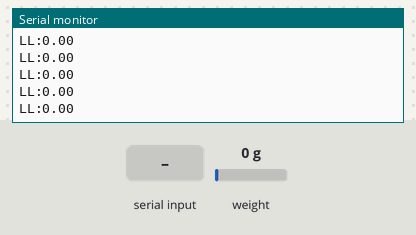
Simulated run of this sketch. Board: Arduino Nano, built with avr-gcc and run on an emulated ATmega328P. Shown: the last lines printed to the serial monitor. The test bench sets the inputs (shaded band); at power-on: weight on the scale 0 g.

Above: at 4.0 s.
4.1 s: "T\n" received over Serial
7.1 s: byte 83 ('S') received over Serial
At 7.12 s:
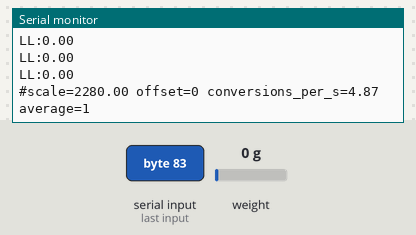
8.6 s: weight on the scale set to 100 g
At 8.63 s:
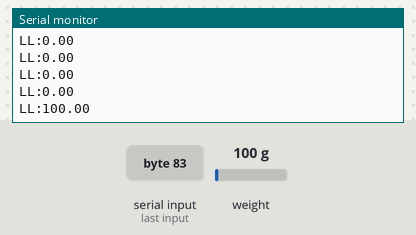
10.1 s: "S\n" received over Serial
At 10.14 s:
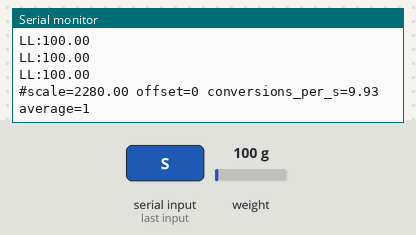
11.6 s: weight on the scale set to 1250 g
At 11.65 s:
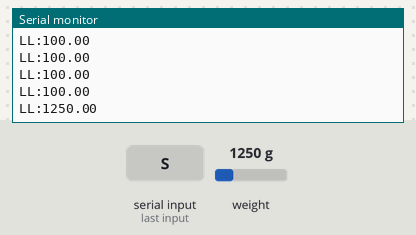
Timing chart, 0 to 14.1 s (numbered marks = the images above; inputs shaded):
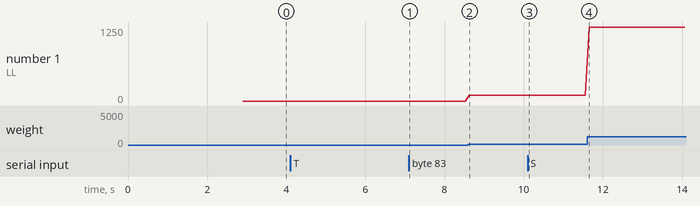

Measured:
- after the input at 7.1 s, the serial monitor: prints a new line at once (image 1)
- after the input at 8.6 s, the serial monitor: prints a new line at once (image 2)
- after the input at 10.1 s, the serial monitor: prints a new line at once (image 3)
- after the input at 11.6 s, the serial monitor: prints a new line after 0.05 s (image 4)
- plotted number 1: 0 → 100 after the input at 8.6 s, 100 → 1250 after the input at 11.6 s

The sketch:

SC182029-FISTS-V1R0.ino
```cpp
/* ================================================================

   Proyecto: Modulo de empuñadura en andador para UMA

   Placa de desarrollo:
            Arduino Nano ATMega328 TQFP
   Función: Mide el peso ejercido sobre la empuñadura del andador
            y recibe/envía los datos a través del USB

   Versión inicial:
      Autor: Justo Barroso Fontalba
      Fecha: 14/03/2019
   Versión actual:
      Autor: Manuel Fernández Carmona
      Fecha: 17/11/2021

   Cambios (2026-10, sin probar en la placa: compilar y comprobar con `ros2 topic hz`, ver ../README.md):
      - Se quita el power_down()/power_up() del HX711 en cada lectura. Tras despertar, el HX711
        tarda ~400 ms en dar un dato estable (10 SPS), de ahí los ~2.4 Hz que se medían en las
        manetas. Ahora se envía una línea por cada conversión del HX711 (10 Hz con el pin RATE a
        masa, 80 Hz con RATE a VCC), sin bloquear el bucle esperando al dato.
      - AVERAGE_SAMPLES: promedia varias conversiones por línea (por defecto 1).
      - El cero (tara) espera a que el HX711 se estabilice, descarta las primeras conversiones y
        promedia TARE_SAMPLES (antes 10). Con la maneta SIN carga al arrancar.
      - Órdenes por el puerto serie (solo si alguien las envía; el nodo de ROS no envía nada):
        'T' repite la tara con la maneta descargada, 'S' imprime el estado. Las respuestas empiezan
        por '#' y NUNCA se envían sin pedirlas: el nodo de ROS lee todas las líneas como
        "<preámbulo><número>" y una línea de texto lo haría fallar.
      - El formato de las líneas de datos no cambia ("LL:12.34\n"), ni HX711_SCALE: la tabla de
        calibración de walker_loads/config/handle_calib.yaml sigue valiendo.

   ================================================================ */

/* ================================================================
  Librerías
   ================================================================ */

#include <SPI.h>
// Usamos la version 0.3 de ROB TILLARD
#include <HX711.h>


/* ================================================================
   Definición de pines
   ================================================================ */

//Arduino Nano ATMega328
#define HX711_DATA      3
#define HX711_SCK       2

/* ================================================================
   Definición de constantes
   ================================================================ */

#define HANDLE_SIDE  "LL:"
//#define HANDLE_SIDE  "RL:"
#define END_CHAR  "\n"
#define HX711_SCALE 2280.f // Este valor es obtenido de calibrar la escala con diferentes pesos
#define SERIAL_BAUDRATE 115200
#define AVERAGE_SAMPLES 1   // conversiones del HX711 que se promedian en cada línea enviada
#define TARE_SAMPLES    20  // conversiones que se promedian para fijar el cero
#define SETTLE_MS       600 // espera tras arrancar el HX711, antes de la tara (400 ms a 10 SPS)

/* ================================================================
   Definición de funciones
   ================================================================ */

void tareLoadcell();      // Fija el cero con la maneta sin carga
void readCommands();      // Atiende las órdenes 'T' y 'S' del puerto serie
void printStatus();       // Responde a 'S'

/* ================================================================
   Definición de estructuras
   ================================================================ */

/* ================================================================
   Drivers
   ================================================================ */

HX711 loadcell;
float sum = 0.f;                       // suma de las conversiones pendientes de enviar
uint8_t pending = 0;                   // cuántas hay
unsigned long conversions = 0;         // conversiones leídas desde la última 'S'
unsigned long statusStartMs = 0;
/* ================================================================
   Inicialización
   ================================================================ */

void setup() {
  //Inicialización de puerto serie
  Serial.begin( SERIAL_BAUDRATE );
  //Inicialización de HX711 con el pin de datos como entrada, el pin de reloj como salida y el factor de ganancia (64 o 128 Canal A y 32 Canal B)
  loadcell.begin( HX711_DATA, HX711_SCK );
  loadcell.set_scale(HX711_SCALE);
  delay( SETTLE_MS ); // el HX711 tarda en dar datos estables tras arrancar
  tareLoadcell();
  statusStartMs = millis();
}

/* ================================================================
   Bucle principal
   ================================================================ */

void loop() {
    readCommands();
    // Una línea por conversión del HX711, sin esperar a la siguiente (el chip se queda encendido: cada power_down()/power_up()
    // cuesta ~400 ms de estabilización).
    if ( loadcell.is_ready() ) {
        sum += loadcell.get_units( 1 ); // Peso (unidades de HX711_SCALE) de la conversión que espera
        conversions++;
        if ( ++pending >= AVERAGE_SAMPLES ) {
            Serial.print(HANDLE_SIDE);
            Serial.print(sum / pending);
            Serial.print(END_CHAR);
            sum = 0.f;
            pending = 0;
        }
    }
}

/* ================================================================
   Interrupciones
   ================================================================ */

/* ================================================================
   Funciones
   ================================================================ */

void tareLoadcell() {
  loadcell.read_average( 2 );          // se descartan las primeras conversiones
  loadcell.tare( TARE_SAMPLES );       // el cero es la media de las siguientes
  sum = 0.f;                           // lo que había pendiente era con el cero anterior
  pending = 0;
}

void readCommands() {
  while ( Serial.available() > 0 ) {
    char c = Serial.read();
    if ( c == 'T' ) {
      tareLoadcell();
      Serial.print("#tared\n");
    } else if ( c == 'S' ) {
      printStatus();
    }
  }
}

void printStatus() {
  unsigned long elapsed = millis() - statusStartMs;
  Serial.print("#scale=");
  Serial.print( loadcell.get_scale() );
  Serial.print(" offset=");
  Serial.print( loadcell.get_offset() );
  Serial.print(" conversions_per_s=");
  Serial.print( elapsed > 0 ? 1000.f * conversions / elapsed : 0.f );
  Serial.print(" average=");
  Serial.print( AVERAGE_SAMPLES );
  Serial.print("\n");
  conversions = 0;
  statusStartMs = millis();
}

/* ================================================================
   Fin
   ================================================================ */
```
